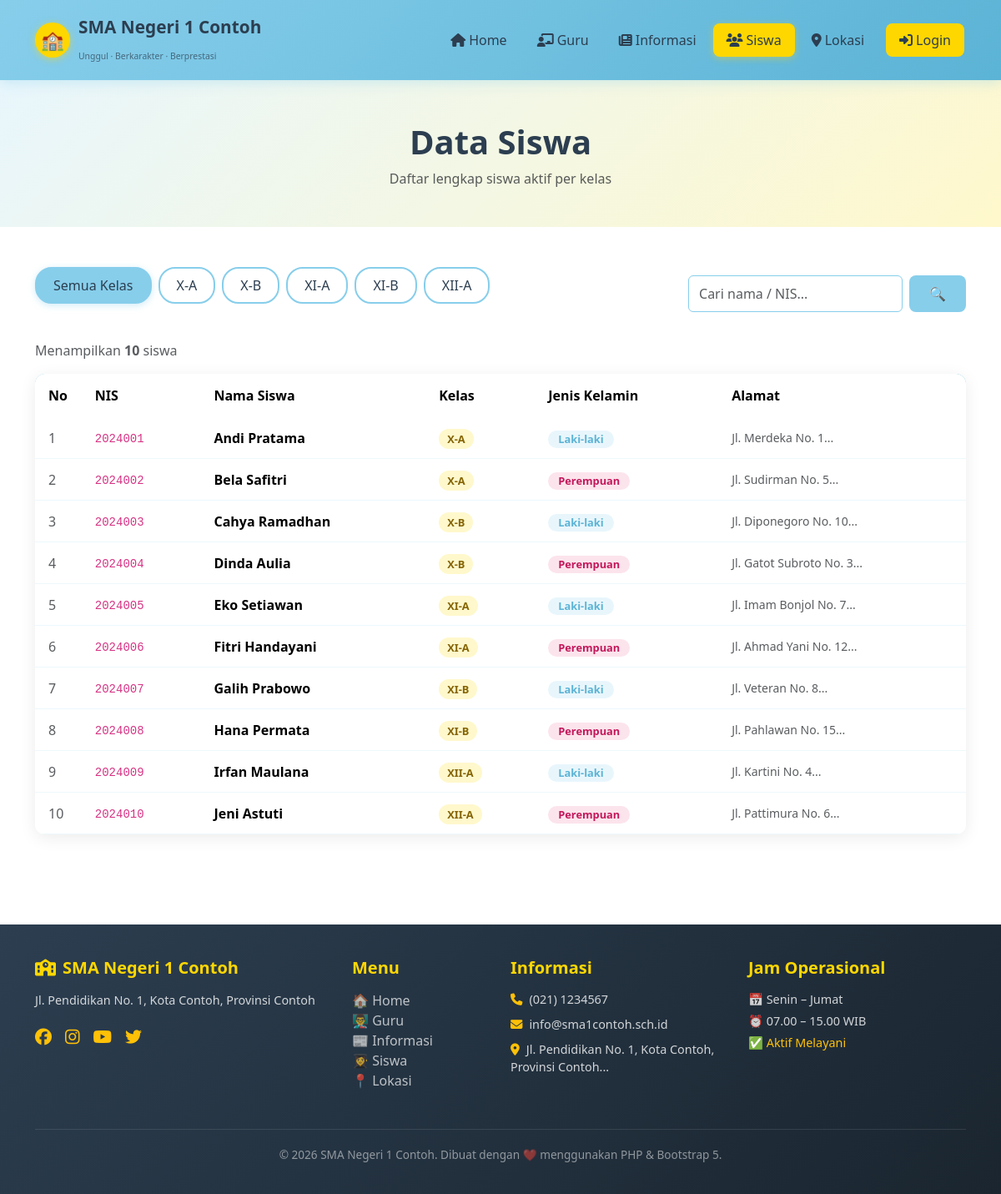
The app's page /siswa.php with its own data.
### tables this page shows
CREATE TABLE IF NOT EXISTS pengaturan (
    id INT AUTO_INCREMENT PRIMARY KEY,
    kunci VARCHAR(50) NOT NULL UNIQUE,
    nilai TEXT,
    keterangan VARCHAR(200)
);

CREATE TABLE IF NOT EXISTS siswa (
    id INT AUTO_INCREMENT PRIMARY KEY,
    nama VARCHAR(100) NOT NULL,
    nis VARCHAR(20) NOT NULL UNIQUE,
    kelas VARCHAR(20) NOT NULL,
    jenis_kelamin ENUM('L', 'P') NOT NULL,
    alamat TEXT DEFAULT NULL,
    telp VARCHAR(20) DEFAULT NULL,
    created_at TIMESTAMP DEFAULT CURRENT_TIMESTAMP,
    updated_at TIMESTAMP DEFAULT CURRENT_TIMESTAMP ON UPDATE CURRENT_TIMESTAMP
);

### koneksi.php (called while the page is built, shortened)
<?php
function escape($koneksi, $data) {
    return mysqli_real_escape_string($koneksi, trim($data));
}
function getSetting($koneksi, $kunci) {
    $kunci = escape($koneksi, $kunci);
    $result = mysqli_query($koneksi, "SELECT nilai FROM pengaturan WHERE kunci='$kunci'");
    if ($row = mysqli_fetch_assoc($result)) {
        return $row['nilai'];
    }
    return '';
}

### siswa.php (the view, shortened to what this page needs)
<?php
$halaman_aktif = 'siswa';
require_once 'includes/header.php';
$result_kelas = mysqli_query($koneksi, "SELECT DISTINCT kelas FROM siswa ORDER BY kelas");
$daftar_kelas = [];
while ($row = mysqli_fetch_assoc($result_kelas)) {
    $daftar_kelas[] = $row['kelas'];
}
$kelas_filter = isset($_GET['kelas']) ? escape($koneksi, $_GET['kelas']) : '';
$search = isset($_GET['search']) ? escape($koneksi, $_GET['search']) : '';
$where = "WHERE 1=1";
$per_page = 15;
$page = max(1, (int)($_GET['page'] ?? 1));
$offset = ($page - 1) * $per_page;
$total_result = mysqli_query($koneksi, "SELECT COUNT(*) as total FROM siswa $where");
$total_siswa = mysqli_fetch_assoc($total_result)['total'];
$result_siswa = mysqli_query($koneksi, "SELECT * FROM siswa $where ORDER BY kelas, nama LIMIT $per_page OFFSET $offset");
?>
<div style="background: linear-gradient(135deg, var(--biru-light), var(--kuning-light)); padding: 50px 0 30px;">
    <div class="container text-center">
        <h1 class="fw-bold mb-2">Data Siswa</h1>
        <p class="text-muted">Daftar lengkap siswa aktif per kelas</p>
    </div>
</div>
<section class="py-5">
    <div class="container">
        <div class="d-flex flex-wrap justify-content-between align-items-center mb-4 gap-3">
            <div class="kelas-filter">
                <a href="siswa.php" class="kelas-btn <?= !$kelas_filter ? 'active' : '' ?>">Semua Kelas</a>
                <?php foreach ($daftar_kelas as $kls): ?>
                <a href="?kelas=<?= urlencode($kls) ?><?= $search ? '&search='.urlencode($search) : '' ?>"
                   class="kelas-btn <?= $kelas_filter===$kls ? 'active' : '' ?>"><?= htmlspecialchars($kls) ?></a>
                <?php endforeach; ?>
            </div>
            <form method="GET" class="d-flex gap-2">
                <input type="text" name="search" class="form-control" placeholder="Cari nama / NIS..." value="<?= htmlspecialchars($search) ?>" style="border-color:var(--biru-muda);">
                <button type="submit" class="btn-biru btn">🔍</button>
            </form>
        </div>
        <div class="d-flex justify-content-between align-items-center mb-3">
            <p class="text-muted mb-0">
                Menampilkan <strong><?= $total_siswa ?></strong> siswa
            </p>
        </div>
        <div class="tabel-wrapper">
            <div class="table-responsive">
                <table class="table table-custom table-hover mb-0">
                    <thead>
                        <tr>
                            <th width="5%">No</th>
                            <th>NIS</th>
                            <th>Nama Siswa</th>
                            <th>Kelas</th>
                            <th>Jenis Kelamin</th>
                            <th>Alamat</th>
                        </tr>
                    </thead>
                    <tbody>
                        <?php
                        $no = $offset + 1;
                        while ($siswa = mysqli_fetch_assoc($result_siswa)):
                        ?>
                        <tr>
                            <td class="text-muted"><?= $no++ ?></td>
                            <td><code><?= htmlspecialchars($siswa['nis']) ?></code></td>
                            <td><strong><?= htmlspecialchars($siswa['nama']) ?></strong></td>
                            <td><span class="kelas-badge"><?= htmlspecialchars($siswa['kelas']) ?></span></td>
                            <td>
                                <span class="badge badge-<?= strtolower($siswa['jenis_kelamin']) ?>"
                                      style="padding:4px 12px;border-radius:12px;font-size:0.8rem;
                                             background:<?= $siswa['jenis_kelamin']==='L' ? 'var(--biru-light)' : '#fce4ec' ?>;
                                             color:<?= $siswa['jenis_kelamin']==='L' ? 'var(--biru-dark)' : '#c2185b' ?>;">
                                    <?= $siswa['jenis_kelamin']==='L' ? ' Laki-laki' : ' Perempuan' ?>
                                </span>
                            </td>
                            <td class="text-muted small"><?= $siswa['alamat'] ? htmlspecialchars(substr($siswa['alamat'],0,40)).'...' : '-' ?></td>
                        </tr>
                        <?php endwhile; ?>
                    </tbody>
                </table>
            </div>
        </div>
    </div>
</section>
<?php require_once 'includes/footer.php'; ?>

### includes/header.php (shortened to what this page needs)
<?php
require_once __DIR__ . '/../koneksi.php';
$nama_sekolah = getSetting($koneksi, 'nama_sekolah');
$halaman_aktif = $halaman_aktif ?? '';
?>
<!DOCTYPE html>
<html lang="id">
<head>
    <link rel="stylesheet" href="https://cdn.jsdelivr.net/npm/bootstrap@5.3.2/dist/css/bootstrap.min.css">
    <link rel="stylesheet" href="https://cdnjs.cloudflare.com/ajax/libs/font-awesome/6.5.0/css/all.min.css">
    <link rel="stylesheet" href="<?= BASE_URL ?>assets/css/style.css">
</head>
<body>
<nav class="navbar navbar-sekolah navbar-expand-lg sticky-top">
    <div class="container">
        <a class="navbar-brand" href="<?= BASE_URL ?>index.php">
            <div class="logo-icon">🏫</div>
            <div>
                <div><?= htmlspecialchars($nama_sekolah) ?></div>
                <small style="font-size:0.65rem;font-weight:400;color:rgba(44,62,80,0.7);">Unggul · Berkarakter · Berprestasi</small>
            </div>
        </a>
        <div class="collapse navbar-collapse" id="navMenu">
            <ul class="navbar-nav ms-auto">
                <li class="nav-item"><a class="nav-link <?= $halaman_aktif==='home'?'active':'' ?>" href="<?= BASE_URL ?>index.php"><i class="fas fa-home me-1"></i>Home</a></li>
                <li class="nav-item"><a class="nav-link <?= $halaman_aktif==='guru'?'active':'' ?>" href="<?= BASE_URL ?>guru.php"><i class="fas fa-chalkboard-teacher me-1"></i>Guru</a></li>
                <li class="nav-item"><a class="nav-link <?= $halaman_aktif==='informasi'?'active':'' ?>" href="<?= BASE_URL ?>informasi.php"><i class="fas fa-newspaper me-1"></i>Informasi</a></li>
                <li class="nav-item"><a class="nav-link <?= $halaman_aktif==='siswa'?'active':'' ?>" href="<?= BASE_URL ?>siswa.php"><i class="fas fa-users me-1"></i>Siswa</a></li>
                <li class="nav-item"><a class="nav-link <?= $halaman_aktif==='lokasi'?'active':'' ?>" href="<?= BASE_URL ?>lokasi.php"><i class="fas fa-map-marker-alt me-1"></i>Lokasi</a></li>
                <?php if (isset($_SESSION['user_id'])): ?>
                <li class="nav-item"><a class="nav-link" href="<?= BASE_URL ?>admin/dashboard.php"><i class="fas fa-cog me-1"></i>Admin</a></li>
                <?php else: ?>
                <li class="nav-item"><a class="nav-link btn-kuning ms-2 px-3" href="<?= BASE_URL ?>login.php"><i class="fas fa-sign-in-alt me-1"></i>Login</a></li>
                <?php endif; ?>
            </ul>
        </div>
    </div>
</nav>

### includes/footer.php (shortened to what this page needs)
<?php
$nama_sekolah = getSetting($koneksi, 'nama_sekolah');
$alamat = getSetting($koneksi, 'alamat');
$telp = getSetting($koneksi, 'telp');
$email_sk = getSetting($koneksi, 'email');
?>
<footer class="footer">
    <div class="container">
        <div class="row g-4">
            <div class="col-lg-4">
                <h5><i class="fas fa-school me-2"></i><?= htmlspecialchars($nama_sekolah) ?></h5>
                <p style="font-size:0.9rem;line-height:1.7;"><?= htmlspecialchars($alamat) ?></p>
                <div class="d-flex gap-3 mt-3">
                    <a href="#" class="text-warning fs-5"><i class="fab fa-facebook"></i></a>
                    <a href="#" class="text-warning fs-5"><i class="fab fa-instagram"></i></a>
                    <a href="#" class="text-warning fs-5"><i class="fab fa-youtube"></i></a>
                    <a href="#" class="text-warning fs-5"><i class="fab fa-twitter"></i></a>
                </div>
            </div>
            <div class="col-lg-2 col-sm-6">
                <h5>Menu</h5>
                <ul class="list-unstyled">
                    <li><a href="<?= BASE_URL ?>index.php">🏠 Home</a></li>
                    <li><a href="<?= BASE_URL ?>guru.php">👨‍🏫 Guru</a></li>
                    <li><a href="<?= BASE_URL ?>informasi.php">📰 Informasi</a></li>
                    <li><a href="<?= BASE_URL ?>siswa.php">👩‍🎓 Siswa</a></li>
                    <li><a href="<?= BASE_URL ?>lokasi.php">📍 Lokasi</a></li>
                </ul>
            </div>
            <div class="col-lg-3 col-sm-6">
                <h5>Informasi</h5>
                <ul class="list-unstyled" style="font-size:0.9rem;">
                    <li class="mb-2"><i class="fas fa-phone text-warning me-2"></i><?= htmlspecialchars($telp) ?></li>
                    <li class="mb-2"><i class="fas fa-envelope text-warning me-2"></i><?= htmlspecialchars($email_sk) ?></li>
                    <li class="mb-2"><i class="fas fa-map-marker-alt text-warning me-2"></i><?= htmlspecialchars(substr($alamat,0,60)) ?>...</li>
                </ul>
            </div>
            <div class="col-lg-3">
                <h5>Jam Operasional</h5>
                <ul class="list-unstyled" style="font-size:0.9rem;">
                    <li class="mb-1">📅 Senin – Jumat</li>
                    <li class="mb-1">⏰ 07.00 – 15.00 WIB</li>
                    <li class="mb-1 text-warning">✅ Aktif Melayani</li>
                </ul>
            </div>
        </div>
        <div class="footer-bottom">
            <p>© <?= date('Y') ?> <?= htmlspecialchars($nama_sekolah) ?>. Dibuat dengan ❤️ menggunakan PHP & Bootstrap 5.</p>
        </div>
    </div>
</footer>
</body>
</html>

### assets/css/style.css (style rules this page uses)
:root { --kuning: #FFD700; --kuning-dark: #e6c200; --kuning-light: #fff8cc; --biru-muda: #87CEEB; --biru-dark: #5bb3d5; --biru-light: #e8f6fc; --putih: #FFFFFF; --abu: #f8f9fa; --teks-gelap: #2c3e50; --teks-abu: #6c757d; --shadow: 0 4px 20px rgba(0,0,0,0.08); --shadow-hover: 0 8px 30px rgba(0,0,0,0.15); --radius: 12px; --radius-sm: 8px; --transition: all 0.3s ease; }
* { box-sizing: border-box; }
body { font-family: 'Segoe UI', Tahoma, Geneva, Verdana, sans-serif; color: var(--teks-gelap); background: var(--putih); }
a { text-decoration: none; transition: var(--transition); }
.navbar-sekolah { background: linear-gradient(135deg, var(--biru-muda) 0%, var(--biru-dark) 100%); box-shadow: 0 2px 15px rgba(135,206,235,0.4); padding: 12px 0; }
.navbar-sekolah .navbar-brand { font-weight: 700; font-size: 1.3rem; color: var(--teks-gelap) !important; display: flex; align-items: center; gap: 10px; }
.navbar-sekolah .navbar-brand .logo-icon { width: 42px; height: 42px; background: var(--kuning); border-radius: 50%; display: flex; align-items: center; justify-content: center; font-size: 1.4rem; box-shadow: 0 2px 8px rgba(255,215,0,0.5); }
.navbar-sekolah .nav-link { color: var(--teks-gelap) !important; font-weight: 500; padding: 8px 16px !important; border-radius: var(--radius-sm); margin: 0 2px; transition: var(--transition); }
.navbar-sekolah .nav-link:hover, .navbar-sekolah .nav-link.active { background: var(--kuning); color: var(--teks-gelap) !important; box-shadow: 0 2px 8px rgba(255,215,0,0.4); }
.tabel-wrapper { background: var(--putih); border-radius: var(--radius); box-shadow: var(--shadow); overflow: hidden; }
.table-custom thead { background: linear-gradient(135deg, var(--biru-muda), var(--biru-dark)); color: var(--teks-gelap); }
.table-custom thead th { font-weight: 600; border: none; padding: 14px 16px; }
.table-custom tbody tr { transition: var(--transition); }
.table-custom tbody td { padding: 12px 16px; vertical-align: middle; border-color: rgba(135,206,235,0.15); }
.kelas-filter { display: flex; flex-wrap: wrap; gap: 8px; margin-bottom: 20px; }
.kelas-btn { padding: 8px 20px; border-radius: 20px; border: 2px solid var(--biru-muda); background: var(--putih); color: var(--teks-gelap); font-weight: 500; cursor: pointer; transition: var(--transition); }
.kelas-btn:hover, .kelas-btn.active { background: var(--biru-muda); color: var(--teks-gelap); border-color: var(--biru-muda); box-shadow: 0 2px 8px rgba(135,206,235,0.4); }
.btn-kuning { background: var(--kuning); color: var(--teks-gelap); border: none; font-weight: 600; padding: 10px 24px; border-radius: var(--radius-sm); transition: var(--transition); }
.btn-biru { background: var(--biru-muda); color: var(--teks-gelap); border: none; font-weight: 600; padding: 10px 24px; border-radius: var(--radius-sm); transition: var(--transition); }
.footer { background: linear-gradient(135deg, var(--teks-gelap), #1a252f); color: rgba(255,255,255,0.8); padding: 40px 0 20px; margin-top: 60px; }
.footer h5 { color: var(--kuning); font-weight: 700; margin-bottom: 15px; }
.footer a { color: rgba(255,255,255,0.7); }
.footer-bottom { border-top: 1px solid rgba(255,255,255,0.1); padding-top: 20px; margin-top: 30px; text-align: center; font-size: 0.85rem; color: rgba(255,255,255,0.5); }
.badge-l { background: var(--biru-light); color: var(--biru-dark); }
.badge-p { background: #fce4ec; color: #c2185b; }
.kelas-badge { background: var(--kuning-light); color: #856404; padding: 3px 10px; border-radius: 12px; font-size: 0.8rem; font-weight: 600; }

### records on screen
pengaturan: nilai "SMA Negeri 1 Contoh"
siswa: nis "2024001", nama "Andi Pratama", kelas "X-A", jenis_kelamin "Laki-laki", alamat "Jl. Merdeka No. 1"
siswa: nis "2024002", nama "Bela Safitri", kelas "X-A", jenis_kelamin "Perempuan", alamat "Jl. Sudirman No. 5"
siswa: nis "2024003", nama "Cahya Ramadhan", kelas "X-B", jenis_kelamin "Laki-laki", alamat "Jl. Diponegoro No. 10"
siswa: nis "2024004", nama "Dinda Aulia", kelas "X-B", jenis_kelamin "Perempuan", alamat "Jl. Gatot Subroto No. 3"
siswa: nis "2024005", nama "Eko Setiawan", kelas "XI-A", jenis_kelamin "Laki-laki", alamat "Jl. Imam Bonjol No. 7"
siswa: nis "2024006", nama "Fitri Handayani", kelas "XI-A", jenis_kelamin "Perempuan", alamat "Jl. Ahmad Yani No. 12"
siswa: nis "2024007", nama "Galih Prabowo", kelas "XI-B", jenis_kelamin "Laki-laki", alamat "Jl. Veteran No. 8"
siswa: nis "2024008", nama "Hana Permata", kelas "XI-B", jenis_kelamin "Perempuan", alamat "Jl. Pahlawan No. 15"
siswa: nis "2024009", nama "Irfan Maulana", kelas "XII-A", jenis_kelamin "Laki-laki", alamat "Jl. Kartini No. 4"
siswa: nis "2024010", nama "Jeni Astuti", kelas "XII-A", jenis_kelamin "Perempuan", alamat "Jl. Pattimura No. 6"
pengaturan: nilai "Jl. Pendidikan No. 1, Kota Contoh, Provinsi Contoh"
pengaturan: nilai "(021) 1234567"
pengaturan: nilai "info@sma1contoh.sch.id"

### other values on screen
$kls "X-A"
$kls "X-B"
$kls "XI-A"
$kls "XI-B"
$kls "XII-A"
$total_siswa "10"
